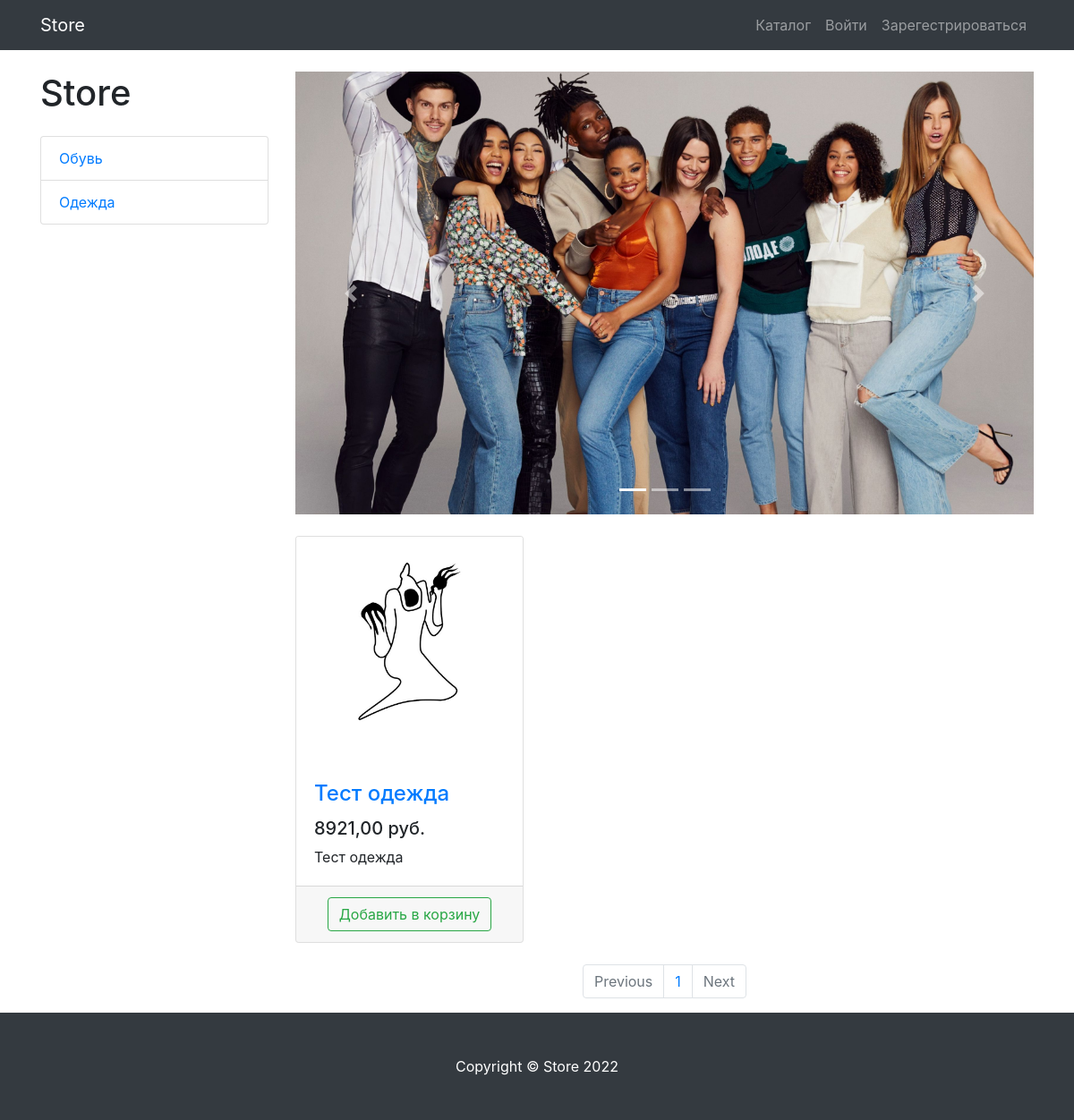
Screenshot of /products/category/2/ with the database file from the repository.
### products/models.py (models this page shows, shortened)
class ProductCategory(models.Model):
    name = models.CharField(max_length=200, unique=True)
    description = models.TextField(null=True, blank=True)
    class Meta:
        verbose_name = 'Категория'
        verbose_name_plural = "Категории"

class Product(models.Model):
    name = models.CharField(max_length=200)
    description = models.TextField()
    price = models.DecimalField(max_digits=6, decimal_places=2)
    quantity = models.PositiveIntegerField(default=0)
    image = models.ImageField(upload_to='products_images')
    category = models.ForeignKey(to=ProductCategory, on_delete=models.CASCADE)
    created_at = models.DateTimeField(auto_now_add=True)
    class Meta:
        verbose_name = 'Товар'
        verbose_name_plural = "Товары"

### products/views.py (the view)
# urls.py: path('', ProductListView.as_view(extra_context={'title':'Storedimas'}), name='index'),
class ProductListView(TitleMixin, ListView):
    model = Product
    template_name = 'products/products.html'
    paginate_by = 1
    title = 'Store - Каталог'
    def get_queryset(self):
        queryset = super(ProductListView, self).get_queryset()
        category_id = self.kwargs.get('category_id')
        return queryset.filter(category_id=category_id) if category_id else queryset
    def get_context_data(self, **kwargs):
        context = super(ProductListView, self).get_context_data()
        context['categories'] = ProductCategory.objects.all()
        return context

### common/views.py (called while the page is built)
    def get_context_data(self, **kwargs):
        context = super(TitleMixin, self).get_context_data(**kwargs)
        context['title'] = self.title
        return context

### templates/products/products.html (shortened to what this page needs)
{% extends 'products/base.html' %}
{% load static %}
{% block css %}
<link href="{% static 'vendor/css/products.css' %}" rel="stylesheet">
{% endblock %}
{% block content %}
<div class="container">
    <div class="row">
        <div class="col-lg-3">
            <h1 class="my-4">Store</h1>
            <div class="list-group">
                {% for category in categories %}
                <a href="{% if category %}{% url 'products:category' category.id %}{% else %}#{% endif %}" class="list-group-item">{{ category.name }}</a>
                {% endfor %}
            </div>
        </div>
        <div class="col-lg-9">
                <div id="carouselExampleIndicators" class="carousel slide my-4" data-ride="carousel">
                <ol class="carousel-indicators">
                    <li data-target="#carouselExampleIndicators" data-slide-to="0" class="active"></li>
                    <li data-target="#carouselExampleIndicators" data-slide-to="1"></li>
                    <li data-target="#carouselExampleIndicators" data-slide-to="2"></li>
                </ol>
                <div class="carousel-inner" role="listbox">
                    <div class="carousel-item active">
                        <img class="d-block img-fluid" src="/static/vendor/img/slides/slide-1.jpg" alt="First slide">
                    </div>
                </div>
                <a class="carousel-control-prev" href="#carouselExampleIndicators" role="button" data-slide="prev">
                    <span class="carousel-control-prev-icon" aria-hidden="true"></span>
                </a>
                <a class="carousel-control-next" href="#carouselExampleIndicators" role="button" data-slide="next">
                    <span class="carousel-control-next-icon" aria-hidden="true"></span>
                </a>
            </div>
            <div class="row">
                {% for product in object_list %}
                <div class="col-lg-4 col-md-6 mb-4">
                    <div class="card h-100">
                        <a href="#">
                            <img class="card-img-top"
                                 src="{{ product.image.url }}"
                                 alt="">
                        </a>
                        <div class="card-body">
                            <h4 class="card-title">
                                <a href="#">{{ product.name }}</a>
                            </h4>
                            <h5>{{ product.price }} руб.</h5>
                            <p class="card-text">{{ product.description }}</p>
                        </div>
                        <div class="card-footer text-center">
                            <a  class="btn btn-outline-success" href="{% url 'products:basket/add' product.id%}">Добавить в корзину</a>
                    </div>
                </div>
                </div>
                {%endfor%}
            </div>
            <nav aria-label="Page navigation example">
                <ul class="pagination justify-content-center">
                    <li class="page-item {% if not page_obj.has_previous %}disabled{% endif %}">
                        <a class="page-link" href="{% if page_obj.has_previous %}{% url 'products:paginator' page_obj.previous_page_number %}{% else %}#{% endif %}" tabindex="-1" aria-disabled="true">Previous</a>
                    </li>
                    {% for page in paginator.page_range %}
                    <li class="page-item"><a class="page-link" href="{% url 'products:paginator' page %}">{{ page }}</a></li>
                  {% endfor %}
                    <li class="page-item {% if not page_obj.has_next %}disabled{% else %}#{% endif %}">
                        <a class="page-link" href="{% if page_obj.has_next %}{% url 'products:paginator' page_obj.next_page_number %}{% else %}#{% endif %}">Next</a>
                    </li>
                </ul>
            </nav>
        </div>
    </div>
</div>
{% endblock %}
{% block footer %}
<footer class="py-5 bg-dark">
    <div class="container">
        <p class="m-0 text-center text-white">Copyright &copy; Store 2022</p>
    </div>
</footer>
{% endblock %}

### rows the page displays
ProductCategory: name "Обувь"
ProductCategory: name "Одежда"
Product: image (picture), name "Тест одежда", price "8921,00", description "Тест одежда"

### other values shown
{{ page }} "1"
